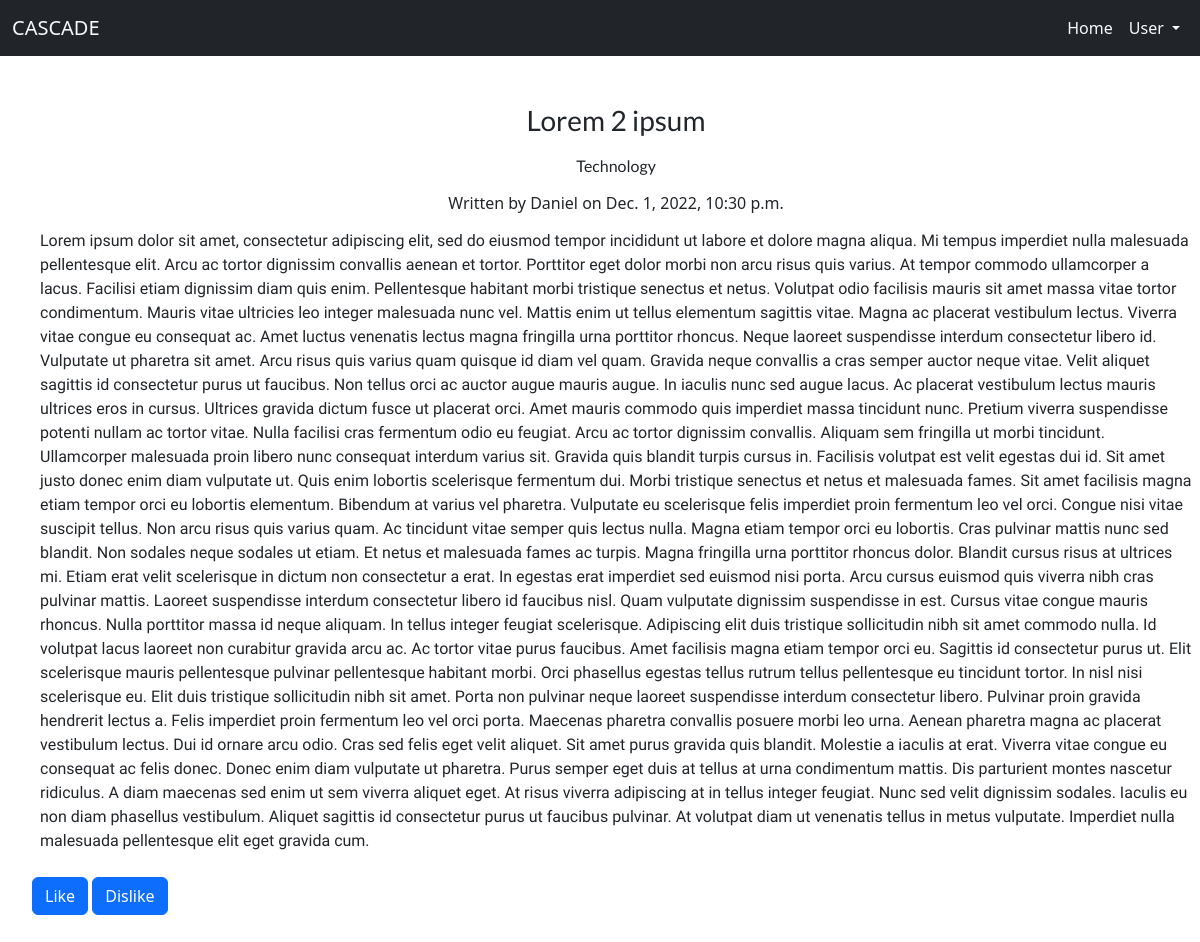
/post/16/, run on the app's committed database.
### post/models.py (models this page shows, shortened)
class Posts(models.Model):
    STATUS_CHOICES = (
        ('draft', 'Draft'),
        ('published', 'published')
    )
    title = models.CharField(max_length=250, unique=True)
    author = models.ForeignKey(User, on_delete=models.CASCADE)
    body = models.TextField(blank=True)
    created = models.DateTimeField(auto_now=True)
    updated = models.DateTimeField(auto_now_add=True)
    publish = models.DateTimeField(default=timezone.now)
    status = models.CharField(choices=STATUS_CHOICES,default='published',max_length=10)
    category = models.CharField(max_length=500, default='coding')
    likes = models.ManyToManyField(User,related_name='blog_posts')
    class Meta:
        ordering =('publish',)

### post/views.py (the view)
# urls.py: path('post/<int:pk>/',FullView.as_view(), name='post_detail'),
class FullView(DetailView):
    model = Posts
    template_name = 'post_detail.html'

### templates/post_detail.html (shortened to what this page needs)
 {% extends 'base.html'%}
 {% block content%}
  <div class="container-fluid p-3 m-3">
    <h3 class="home-title text-center m-3">
        {{posts.title}}
    </h3>
    <p class="home-title text-center">{{posts.category}}</p>
    <h6 class="text-center">Written by {{posts.author}} on {{posts.publish}} </h6>
    <p class="home-text p-2">
        {{posts.body}}
    </p>
    <button id="btn" class="btn btn-primary sm"> Like</button>
    <button id="btn-dislike" class="btn btn-primary sm"> Dislike</button>
</div>
 {% endblock %}

### static/style.css (style rules this page uses)
.home-title { font-family: 'Lato', sans-serif; }
.home-text { font-family: 'Roboto Condensed', sans-serif; }

### data on the page
Posts: title "Lorem 2 ipsum", category "Technology", author "Daniel", publish "Dec. 1, 2022, 10:30 p.m.", body "Lorem ipsum dolor sit amet, consectetur adipiscing elit, sed do eiusmod tempor incididunt ut labore et dolore magna aliqua. Mi tempus imperdiet nulla malesuada pellentesque elit. Arcu ac tortor dignissim convallis aenean et tortor. Porttitor eget dolor morbi non arcu risus quis varius. At tempor commodo ullamcorper a lacus. Facilisi etiam dignissim diam quis enim. Pellentesque habitant morbi tristique senectus et netus. Volutpat odio facilisis mauris sit amet massa vitae tortor condimentum. Mauris vitae ultricies leo integer malesuada nunc vel. Mattis enim ut tellus elementum sagittis vitae. Magna ac placerat vestibulum lectus. Viverra vitae congue eu consequat ac. Amet luctus venenatis…"
